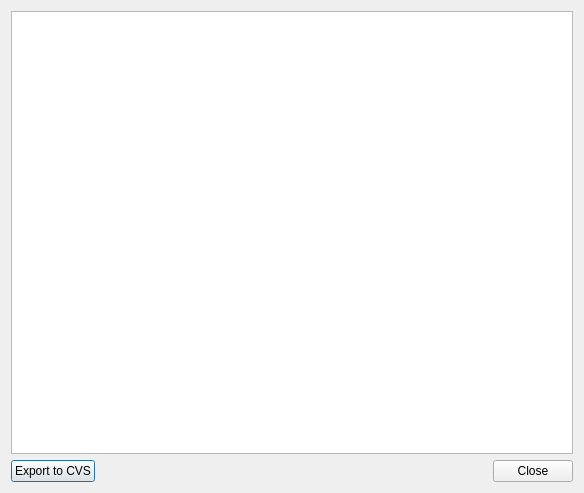
<?xml version="1.0" encoding="UTF-8"?>
<ui version="4.0">
 <class>Table</class>
 <widget class="QDialog" name="Table">
  <property name="geometry">
   <rect>
    <x>0</x>
    <y>0</y>
    <width>584</width>
    <height>493</height>
   </rect>
  </property>
  <property name="windowTitle">
   <string>Dialog</string>
  </property>
  <layout class="QGridLayout" name="gridLayout">
   <item row="0" column="0" colspan="3">
    <widget class="QTableWidget" name="table"/>
   </item>
   <item row="1" column="0">
    <widget class="QPushButton" name="pushButton_2">
     <property name="text">
      <string>Export to CVS</string>
     </property>
    </widget>
   </item>
   <item row="1" column="1">
    <spacer name="horizontalSpacer">
     <property name="orientation">
      <enum>Qt::Horizontal</enum>
     </property>
     <property name="sizeHint" stdset="0">
      <size>
       <width>394</width>
       <height>20</height>
      </size>
     </property>
    </spacer>
   </item>
   <item row="1" column="2">
    <widget class="QPushButton" name="pushButton">
     <property name="text">
      <string>Close</string>
     </property>
    </widget>
   </item>
  </layout>
 </widget>
 <resources/>
 <connections/>
</ui>
